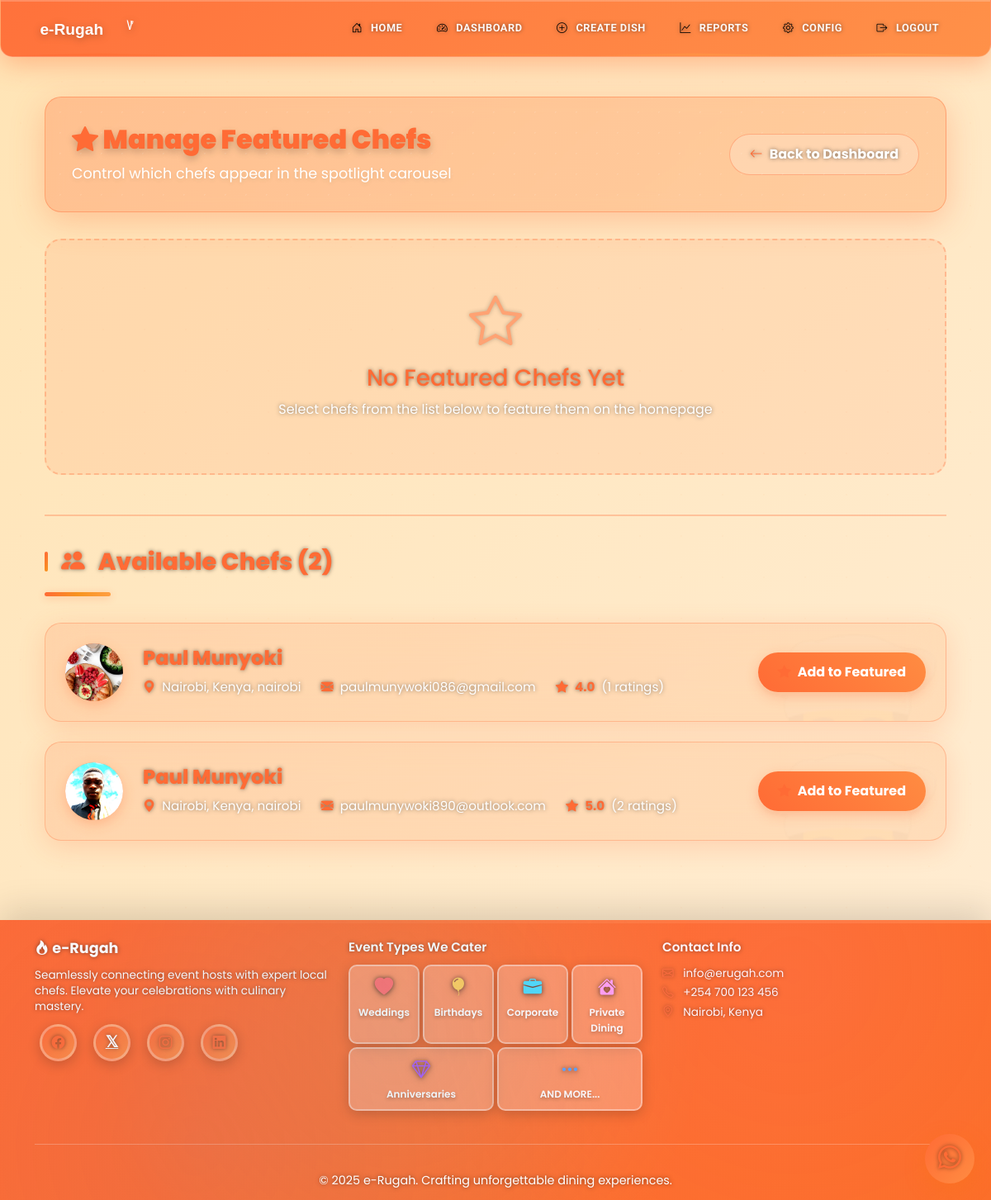
/admin/featured-chefs (signed in), run on the app's committed database.
### models.py (models this page shows, shortened)
class Chef(db.Model):
    id = db.Column(db.Integer, primary_key=True)
    user_id = db.Column(db.Integer, db.ForeignKey('user.id'), nullable=False)
    name = db.Column(db.String(100), nullable=False)
    phone = db.Column(db.String(20), nullable=False)
    county = db.Column(db.String(50), nullable=False)
    sub_county = db.Column(db.String(50), nullable=False)
    town = db.Column(db.String(50), nullable=False)
    about = db.Column(db.Text)
    meals_offered = db.Column(db.Text)
    photo_url = db.Column(db.String(200))
    is_verified = db.Column(db.Boolean, default=False)
    is_approved = db.Column(db.Boolean, default=False)
    created_at = db.Column(db.DateTime, default=datetime.utcnow)
    rating_total = db.Column(db.Integer, default=0)
    rating_count = db.Column(db.Integer, default=0)
    is_featured = db.Column(db.Boolean, default=False)
    featured_priority = db.Column(db.Integer, default=100)
    bookings = db.relationship('Booking', backref='chef', lazy=True)
    @property
    def location(self):
        return f"{self.town}, {self.county}"
    @property
    def has_ratings(self):
        return bool(self.rating_count)
    @property
    def average_rating(self):
        if not self.rating_count:
            return None
        return round(self.rating_total / self.rating_count, 1)

class User(UserMixin, db.Model):
    id = db.Column(db.Integer, primary_key=True)
    email = db.Column(db.String(120), unique=True, nullable=False)
    password_hash = db.Column(db.String(200), nullable=False)
    role = db.Column(db.String(20), nullable=False)
    email_verified = db.Column(db.Boolean, default=False)
    sms_verified = db.Column(db.Boolean, default=False)
    created_at = db.Column(db.DateTime, default=datetime.utcnow)
    chef = db.relationship('Chef', backref='user', uselist=False, lazy=True)
    events = db.relationship('Event', backref='customer', lazy=True)

### main.py (the view)
@app.route('/admin/featured-chefs')
@role_required('admin')
def admin_featured_chefs():
    all_chefs = Chef.query.filter(
        Chef.is_verified.is_(True),
        Chef.is_approved.is_(True)
    ).order_by(
        Chef.is_featured.desc(),
        func.coalesce(Chef.featured_priority, 0).desc(),
        Chef.name
    ).all()
    return render_template('admin_featured_chefs.html', chefs=all_chefs)

### main.py (called while the page is built)
@app.context_processor
def inject_year():
    return {'year': datetime.now().year}

@login_manager.user_loader
def load_user(user_id):
    return User.query.get(int(user_id))

def role_required(role):
    def decorator(f):
        @wraps(f)
        @login_required
        def decorated_function(*args, **kwargs):
            if current_user.role != role:
                flash('Access denied. Insufficient permissions.', 'danger')
                return redirect(url_for('index'))
            return f(*args, **kwargs)
        return decorated_function
    return decorator

### templates/admin_featured_chefs.html (shortened to what this page needs)
{% extends "base.html" %}
{% block content %}
<div class="container mt-4">
    <div class="page-header">
        <div class="d-flex justify-content-between align-items-center flex-wrap gap-3">
            <div>
                <h2 class="mb-0" style="color: #ff6b35; font-weight: 900;">
                    <i class="bi bi-star-fill"></i> Manage Featured Chefs
                </h2>
                <p class="mb-0" style="font-size: 1.1rem; margin-top: 0.5rem;">
                    Control which chefs appear in the spotlight carousel
                </p>
            </div>
            <a href="{{ url_for('admin_dashboard') }}" class="btn btn-secondary">
                <i class="bi bi-arrow-left"></i> Back to Dashboard
            </a>
        </div>
    </div>
    {% set featured_chefs = chefs|selectattr('is_featured')|list %}
    {% if featured_chefs %}
    <div class="section-title">
        <i class="bi bi-star-fill"></i>
        Featured Chefs ({{ featured_chefs|length }})
    </div>
    {% for chef in featured_chefs %}
    <div class="chef-card featured">
        <div class="chef-info">
            <div class="chef-info-left">
                <div class="chef-avatar-admin">
                    {% if chef.photo_url %}
                        {% set chef_photo = chef.photo_url if chef.photo_url.startswith('/') else '/' + chef.photo_url %}
                        <img src="{{ chef_photo }}" alt="{{ chef.name }}" onerror="this.src='{{ url_for('static', filename='images/pexels-janetrangdoan-793765.jpg') }}'">
                    {% else %}
                        <span>👨‍🍳</span>
                    {% endif %}
                </div>
                <div class="chef-details">
                    <h4>
                        {{ chef.name }}
                        <span class="featured-badge">
                            <i class="bi bi-star-fill"></i> FEATURED
                        </span>
                    </h4>
                    <div class="chef-meta">
                        <span>
                            <i class="bi bi-geo-alt-fill"></i>
                            {{ chef.location }}
                        </span>
                        <span>
                            <i class="bi bi-envelope-fill"></i>
                            {{ chef.user.email }}
                        </span>
                    {% if chef.has_ratings %}
                    <span>
                        <i class="bi bi-star-fill"></i>
                        <span class="rating-display">{{ "%.1f"|format(chef.average_rating) }}</span>
                        ({{ chef.rating_count }} ratings)
                    </span>
                    {% else %}
                    <span>
                        <i class="bi bi-star"></i>
                        No ratings yet
                    </span>
                    {% endif %}
                    <span>
                        <i class="bi bi-sort-numeric-down"></i>
                        Priority: <strong>{{ chef.featured_priority or 0 }}</strong>
                    </span>
                </div>
                </div>
            </div>
            <div class="chef-actions">
                <form method="POST" action="{{ url_for('set_chef_priority', chef_id=chef.id) }}" style="display: flex; gap: 0.5rem; align-items: center;">
                    <input type="number" name="priority" class="priority-input"
                           value="{{ chef.featured_priority or 0 }}" min="0" max="100" required>
                    <button type="submit" class="btn btn-primary">
                        <i class="bi bi-check-circle"></i> Set Priority
                    </button>
                </form>
                <form method="POST" action="{{ url_for('toggle_chef_featured', chef_id=chef.id) }}" style="display: inline;">
                    <button type="submit" class="btn btn-secondary">
                        <i class="bi bi-x-circle"></i> Remove from Featured
                    </button>
                </form>
            </div>
        </div>
    </div>
    {% endfor %}
    {% else %}
    <div class="empty-state">
        <i class="bi bi-star"></i>
        <h3 style="color: #ff6b35;">No Featured Chefs Yet</h3>
        <p>Select chefs from the list below to feature them on the homepage</p>
    </div>
    {% endif %}
    {% set available_chefs = chefs|rejectattr('is_featured')|list %}
    {% if available_chefs %}
    <div class="section-divider">
        <div class="section-title">
            <i class="bi bi-people-fill"></i>
            Available Chefs ({{ available_chefs|length }})
        </div>
    </div>
    {% for chef in available_chefs %}
    <div class="chef-card">
        <div class="chef-info">
            <div class="chef-info-left">
                <div class="chef-avatar-admin">
                    {% if chef.photo_url %}
                        {% set chef_photo = chef.photo_url if chef.photo_url.startswith('/') else '/' + chef.photo_url %}
                        <img src="{{ chef_photo }}" alt="{{ chef.name }}" onerror="this.src='{{ url_for('static', filename='images/pexels-janetrangdoan-793765.jpg') }}'">
                    {% else %}
                        <span>👨‍🍳</span>
                    {% endif %}
                </div>
                <div class="chef-details">
                    <h4>{{ chef.name }}</h4>
                    <div class="chef-meta">
                        <span>
                            <i class="bi bi-geo-alt-fill"></i>
                            {{ chef.location }}
                        </span>
                        <span>
                            <i class="bi bi-envelope-fill"></i>
                            {{ chef.user.email }}
                        </span>
                    {% if chef.has_ratings %}
                    <span>
                        <i class="bi bi-star-fill"></i>
                        <span class="rating-display">{{ "%.1f"|format(chef.average_rating) }}</span>
                        ({{ chef.rating_count }} ratings)
                    </span>
                    {% else %}
                    <span>
                        <i class="bi bi-star"></i>
                        No ratings yet
                    </span>
                    {% endif %}
                </div>
                </div>
            </div>
            <div class="chef-actions">
                <form method="POST" action="{{ url_for('toggle_chef_featured', chef_id=chef.id) }}" style="display: inline;">
                    <button type="submit" class="btn btn-primary">
                        <i class="bi bi-star-fill"></i> Add to Featured
                    </button>
                </form>
            </div>
        </div>
    </div>
    {% endfor %}
    {% endif %}
</div>
{% endblock %}

### static/css/style.css (style rules this page uses)
:root { --primary-color: #ff6b35; --secondary-color: #f7931e; --success-color: #2ecc71; --danger-color: #e74c3c; --dark-color: #2c3e50; --light-color: #ecf0f1; --text-dark: #34495e; --accent-color: #ff9f43; --food-green: #6ab04c; --food-red: #eb4d4b; --food-purple: #9b59b6; --food-yellow: #f39c12; }
* { margin: 0; padding: 0; box-sizing: border-box; }
body { font-family: 'Poppins', sans-serif; color: var(--text-dark); line-height: 1.6; background: #fff8f0; background-image: radial-gradient(circle at 10% 20%, rgba(255, 107, 53, 0.05) 0%, transparent 50%), radial-gradient(circle at 90% 80%, rgba(247, 147, 30, 0.05) 0%, transparent 50%), radial-gradient(circle at 50% 50%, rgba(106, 176, 76, 0.03) 0%, transparent 70%); min-height: 100vh; position: relative; overflow-x: hidden; }
body::before { content: ''; position: fixed; top: -50%; right: -50%; width: 200%; height: 200%; background: radial-gradient(circle, rgba(255, 159, 67, 0.03) 1px, transparent 1px); background-size: 50px 50px; animation: grain 8s steps(10) infinite; pointer-events: none; z-index: -1; }
.btn-primary { background: linear-gradient(135deg, var(--primary-color), var(--secondary-color), var(--accent-color)); background-color: var(--primary-color); background-size: 200% auto; border: none; border-color: var(--primary-color); padding: 0.85rem 2.5rem; font-weight: 600; border-radius: 50px; box-shadow: 0 8px 25px rgba(255, 107, 53, 0.4); transition: all 0.4s cubic-bezier(0.68, -0.55, 0.265, 1.55); position: relative; overflow: hidden; color: white; }
.btn-primary::before { content: ''; position: absolute; top: 50%; left: 50%; width: 0; height: 0; border-radius: 50%; background: rgba(255, 255, 255, 0.3); transform: translate(-50%, -50%); transition: width 0.6s, height 0.6s; }
.chef-card { border: none; border-radius: 25px; overflow: hidden; transition: all 0.4s cubic-bezier(0.68, -0.55, 0.265, 1.55); background: white; box-shadow: 0 15px 45px rgba(0, 0, 0, 0.1); position: relative; }
.chef-card::before { content: '👨‍🍳'; position: absolute; font-size: 15rem; opacity: 0.03; top: -3rem; right: -3rem; pointer-events: none; animation: float 6s ease-in-out infinite; }
.section-title { position: relative; padding-bottom: 1.2rem; margin-bottom: 2rem; }
.section-title::after { content: ''; position: absolute; bottom: 0; left: 0; width: 80px; height: 5px; background: linear-gradient(90deg, var(--primary-color), var(--secondary-color), var(--accent-color)); border-radius: 10px; box-shadow: 0 2px 10px rgba(255, 107, 53, 0.3); }
.food-pattern { position: relative; }
.page-header { background: linear-gradient(135deg, var(--primary-color), var(--secondary-color), var(--accent-color)); background-size: 200% auto; color: white; padding: 2.5rem; border-radius: 25px; margin-bottom: 2.5rem; box-shadow: 0 15px 45px rgba(255, 107, 53, 0.4); animation: slideIn 0.6s ease-out, shimmer 8s linear infinite; position: relative; overflow: hidden; }
.page-header::before { content: ''; position: absolute; top: -50%; right: -50%; width: 200%; height: 200%; background: radial-gradient(circle, rgba(255, 255, 255, 0.1) 1px, transparent 1px); background-size: 25px 25px; animation: grain 15s linear infinite; }
.page-header h2 { margin: 0; font-weight: 800; position: relative; z-index: 1; text-shadow: 0 4px 10px rgba(0, 0, 0, 0.2); }
.page-header p { position: relative; z-index: 1; text-shadow: 0 2px 5px rgba(0, 0, 0, 0.1); }
.section-title { color: #2c3e50; font-size: 1.4rem; font-weight: 700; margin-bottom: 1.5rem; display: flex; align-items: center; gap: 0.5rem; }
.section-title::before { content: ''; width: 4px; height: 24px; background: linear-gradient(135deg, #ff6b35, #f7931e); border-radius: 2px; }

### templates/base.html (style rules this page uses)
* { scrollbar-width: thin; scrollbar-color: #ff6b35 rgba(255, 107, 53, 0.1); }

### data on the page
Chef: shows a picture, name "Paul Munyoki", location "Nairobi, Kenya, nairobi", user.email "paulmunywoki086@gmail.com", average_rating "4.0", rating_count "1"
Chef: photo_url (picture), name "Paul Munyoki", location "Nairobi, Kenya, nairobi", user.email "paulmunywoki890@outlook.com", average_rating "5.0", rating_count "2"

### other printed values
{{ available_chefs|length }} "2"
